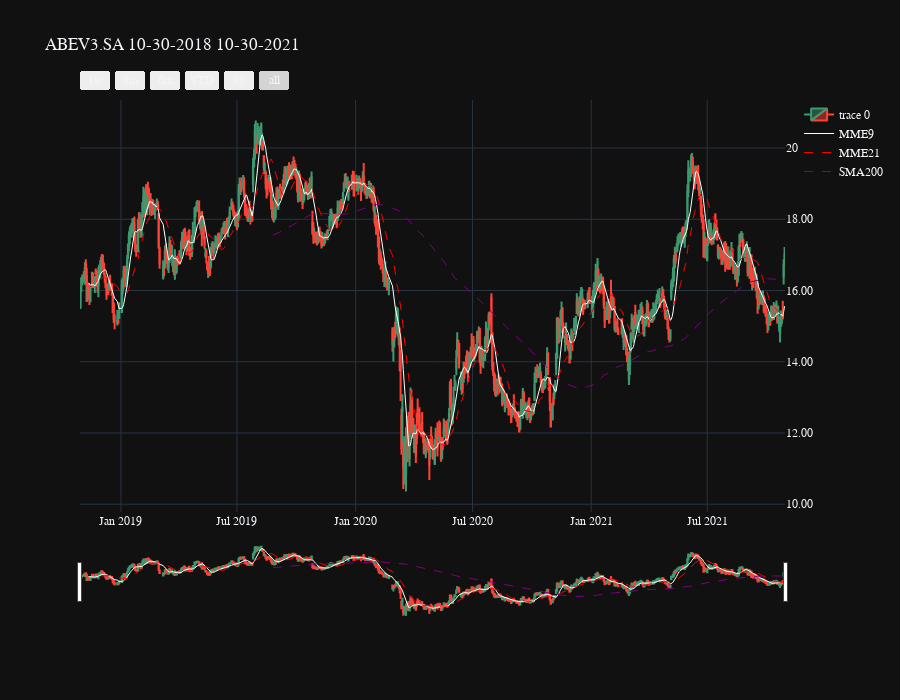
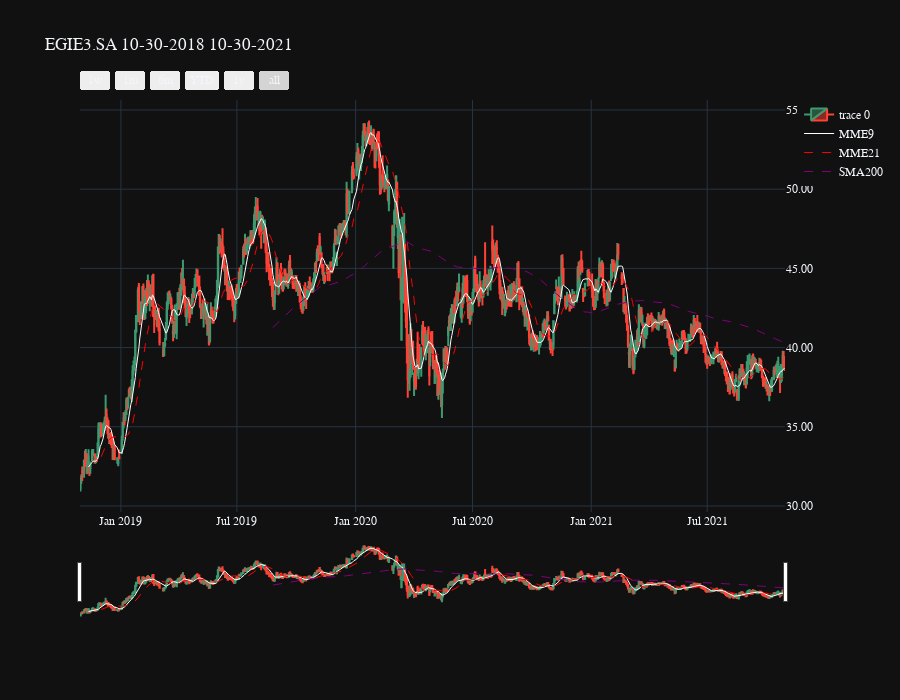
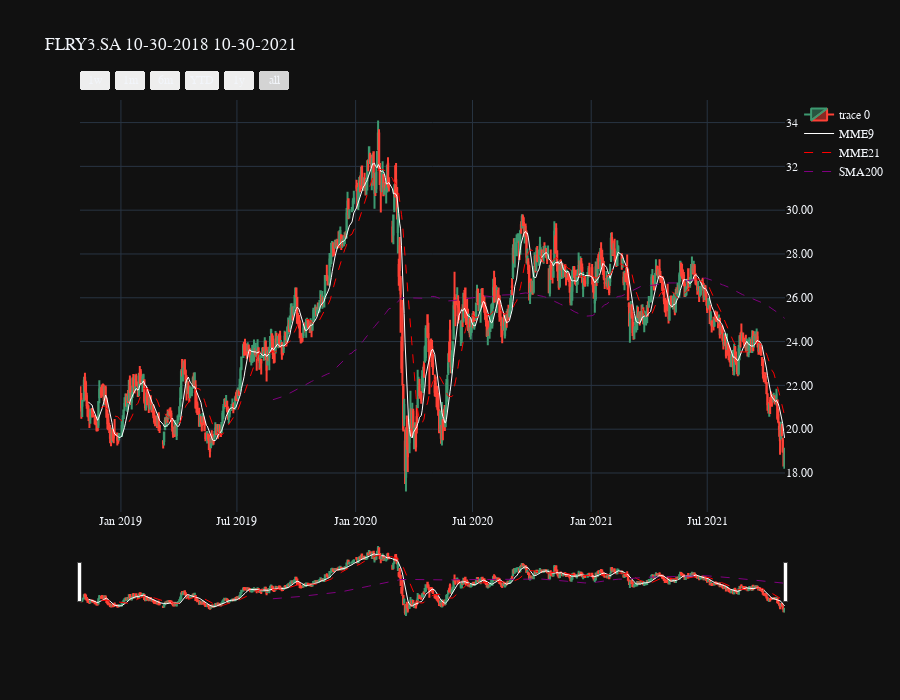
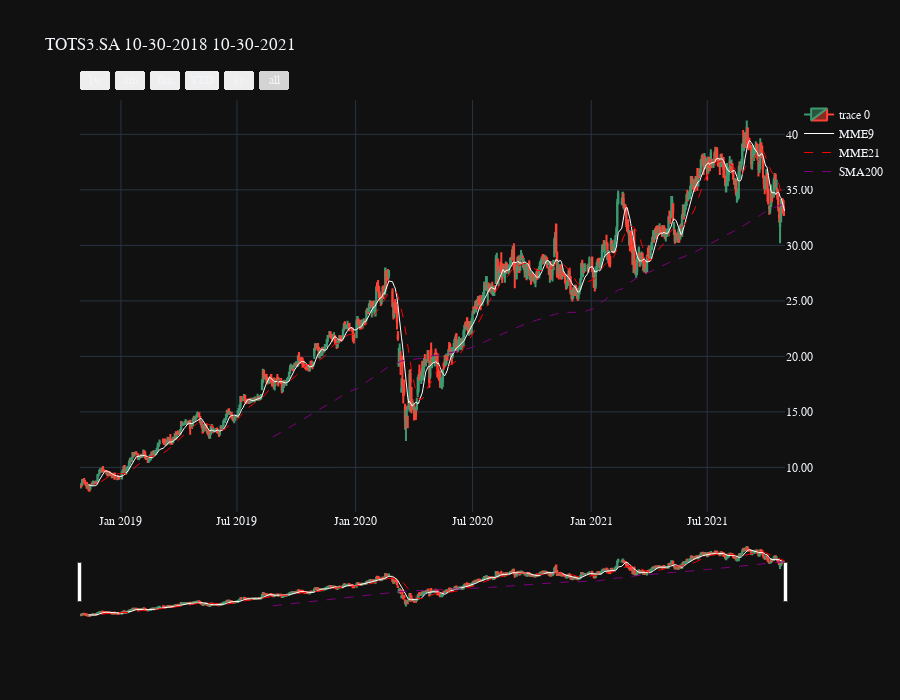

Notebook cell for these charts, in order:
### Code cell
from IPython.core.display import display, HTML

import plotly.graph_objects as go
from plotly.offline import plot

import pandas as pd
from pandas_datareader import data as web 


from datetime import datetime, date, timedelta
from dateutil.relativedelta import relativedelta

from matplotlib import dates as mdates
import matplotlib.pyplot as plt
import matplotlib.dates as mpl_dates

import mplfinance as fplt
from mpl_finance import candlestick_ohlc

fig
df

def getEndDate(tipo, quantidade):
    
    if(tipo.lower()=="m"):
        data_fim = datetime.today() - relativedelta(months=int(quantidade))      
    

    return data_fim.strftime('%m-%d-%Y')

def getData(acao,start, end):
    df = web.DataReader(f'{acao}', data_source='yahoo', start=start, end=end)

    df.reset_index(inplace=True,drop=False)
    
    df['MA9'] = df.Close.rolling(9).mean()
    df['MA21'] = df.Close.rolling(21).mean()
    df['MA200'] = df.Close.rolling(200).mean()
    
    df["MME9"] = df["Adj Close"].ewm(span=9, min_periods=9).mean()
    df["MME21"] = df["Adj Close"].ewm(span=21, min_periods=21).mean()

#    display(df)
    
    return df
    

def plotaCandleStickPlotLy(acao, start, end):
        
        df = getData(acao, start, end)
        
    
        fig = go.FigureWidget(data=[go.Candlestick(x=df['Date'],
                        open=df['Open'],
                        high=df['High'],
                        low=df['Low'],
                        close=df['Close']),
                        go.Scatter(name="MME9", x=df.Date, y=df.MA9, line=dict(color='white', width=1 )),
                        go.Scatter(name="MME21",x=df.Date, y=df.MA21, line=dict(color='red', width=1, dash="dash")),
                        go.Scatter(name="SMA200",x=df.Date, y=df.MA200, line=dict(color='purple', width=1, dash="dash"))
                             ]                       
                       )
        
        fig.update_xaxes(
            rangebreaks=[
                dict(bounds=["sat", "mon"]), #hide weekends                
            ]
        )
        
        fig.update_layout(
            xaxis=dict(
                rangeselector=dict(
                    buttons=list([
                         dict(count=7,
                             label="1w",
                             step="day",
                             stepmode="backward"),
                        dict(count=1,
                             label="1m",
                             step="month",
                             stepmode="backward"),
                        dict(count=6,
                             label="6m",
                             step="month",
                             stepmode="backward"),
                        dict(count=1,
                             label="YTD",
                             step="year",
                             stepmode="todate"),
                        dict(count=1,
                             label="1y",
                             step="year",
                             stepmode="backward"),
                        dict(step="all")
                    ])
                ),
                rangeslider=dict(
                    visible= True 
                ),
                type="date"
            ),
#             paper_bgcolor="LightSteelBlue",
            height=700,
#             font_color="navy",  
            template="plotly_dark",
            title=f'{acao} {start} {end}',
            font_family="Arial Black",                      
            legend_title_font_color="green",
            yaxis = dict(fixedrange = False,autorange= True, side="right", tickformat = ".2f"),         
        )
     
        fig.update_layout(hoverdistance=10)
        fig.update_layout(hovermode="x")
        
        
        fig.show()
        
def plotaCandleStickPlotLyOffline(acao, start, end):
    
        df = getData(acao, start, end)
        
        o = df['Open'].astype(float)
        h = df['High'].astype(float)
        l = df['Low'].astype(float)
        c = df['Close'].astype(float)
        
        trace = go.Candlestick(
                    x=df['Date'],
                    open=o,
                    high=h,
                    low=l,
                    close=c
                    )
        data = [trace]

        plot(data, filename=f'{acao}_{start}_{end}.html')


        
def zoom(layout, xrange):
    print("zooming")
    in_view = df.loc[fig.layout.xaxis.range[0]:fig.layout.xaxis.range[1]]
    fig.layout.yaxis.range = [in_view.High.min() - 10, in_view.High.max() + 10]
    fig.update_layout(title = "olá mundo")
        


display(HTML("<style>.container { width:100% !important; }</style>"))

end = date.today().strftime('%m-%d-%Y')

start = getEndDate("m", 36)

stocks = ["AAPL"]

for stock in stocks:
    plotaCandleStickPlotLy(stock, start, end)

### Figure 1 — Plotly figure (JSON) as saved in the notebook; plotly's stock layout.template omitted (floating-point values rounded to 4 significant figures; data arrays with more than 128 entries replaced by an {"elided": "..."} marker saying what was removed)
{"data": [{"close": {"elided": "738 float values"}, "high": {"elided": "738 float values"}, "low": {"elided": "738 float values"}, "open": {"elided": "738 float values"}, "type": "candlestick", "uid": "3a8e29b7-e46f-42eb-8cda-30fa0b3b8473", "x": {"elided": "738 str values"}}, {"line": {"color": "white", "width": 1}, "name": "MME9", "type": "scatter", "uid": "f8bb5914-7632-4857-a510-e8bb7c0b870d", "x": {"elided": "738 str values"}, "y": {"elided": "738 float values"}}, {"line": {"color": "red", "dash": "dash", "width": 1}, "name": "MME21", "type": "scatter", "uid": "7296406a-8144-4615-b393-ec9507ee78d7", "x": {"elided": "738 str values"}, "y": {"elided": "738 float values"}}, {"line": {"color": "purple", "dash": "dash", "width": 1}, "name": "SMA200", "type": "scatter", "uid": "2879f0ab-edf5-4d7a-a979-f46ec7b44c34", "x": {"elided": "738 str values"}, "y": {"elided": "738 float values"}}], "layout": {"font": {"family": "Arial Black"}, "height": 700, "hoverdistance": 10, "hovermode": "x", "legend": {"title": {"font": {"color": "green"}}}, "title": {"text": "ABEV3.SA 10-30-2018 10-30-2021"}, "xaxis": {"rangebreaks": [{"bounds": ["sat", "mon"]}], "rangeselector": {"buttons": [{"count": 7, "label": "1w", "step": "day", "stepmode": "backward"}, {"count": 1, "label": "1m", "step": "month", "stepmode": "backward"}, {"count": 6, "label": "6m", "step": "month", "stepmode": "backward"}, {"count": 1, "label": "YTD", "step": "year", "stepmode": "todate"}, {"count": 1, "label": "1y", "step": "year", "stepmode": "backward"}, {"step": "all"}]}, "rangeslider": {"visible": true}, "type": "date"}, "yaxis": {"autorange": true, "fixedrange": false, "side": "right", "tickformat": ".2f"}}}

### Figure 2 — Plotly figure (JSON) as saved in the notebook; plotly's stock layout.template omitted (floating-point values rounded to 4 significant figures; data arrays with more than 128 entries replaced by an {"elided": "..."} marker saying what was removed)
{"data": [{"close": {"elided": "738 float values"}, "high": {"elided": "738 float values"}, "low": {"elided": "738 float values"}, "open": {"elided": "738 float values"}, "type": "candlestick", "uid": "2cb27f29-c475-45f2-a1ac-f953e8c99e65", "x": {"elided": "738 str values"}}, {"line": {"color": "white", "width": 1}, "name": "MME9", "type": "scatter", "uid": "705aef48-d836-4727-b232-71e2ef1fb5da", "x": {"elided": "738 str values"}, "y": {"elided": "738 float values"}}, {"line": {"color": "red", "dash": "dash", "width": 1}, "name": "MME21", "type": "scatter", "uid": "575a87c3-87be-4ad3-86c3-217ff88adb78", "x": {"elided": "738 str values"}, "y": {"elided": "738 float values"}}, {"line": {"color": "purple", "dash": "dash", "width": 1}, "name": "SMA200", "type": "scatter", "uid": "d22d4c35-12d7-4544-808c-ddece4337aca", "x": {"elided": "738 str values"}, "y": {"elided": "738 float values"}}], "layout": {"font": {"family": "Arial Black"}, "height": 700, "hoverdistance": 10, "hovermode": "x", "legend": {"title": {"font": {"color": "green"}}}, "title": {"text": "EGIE3.SA 10-30-2018 10-30-2021"}, "xaxis": {"rangebreaks": [{"bounds": ["sat", "mon"]}], "rangeselector": {"buttons": [{"count": 7, "label": "1w", "step": "day", "stepmode": "backward"}, {"count": 1, "label": "1m", "step": "month", "stepmode": "backward"}, {"count": 6, "label": "6m", "step": "month", "stepmode": "backward"}, {"count": 1, "label": "YTD", "step": "year", "stepmode": "todate"}, {"count": 1, "label": "1y", "step": "year", "stepmode": "backward"}, {"step": "all"}]}, "rangeslider": {"visible": true}, "type": "date"}, "yaxis": {"autorange": true, "fixedrange": false, "side": "right", "tickformat": ".2f"}}}

### Figure 3 — Plotly figure (JSON) as saved in the notebook; plotly's stock layout.template omitted (floating-point values rounded to 4 significant figures; data arrays with more than 128 entries replaced by an {"elided": "..."} marker saying what was removed)
{"data": [{"close": {"elided": "738 float values"}, "high": {"elided": "738 float values"}, "low": {"elided": "738 float values"}, "open": {"elided": "738 float values"}, "type": "candlestick", "uid": "dccb6925-ed76-4653-b413-53dd1b4cdb75", "x": {"elided": "738 str values"}}, {"line": {"color": "white", "width": 1}, "name": "MME9", "type": "scatter", "uid": "754992fc-76d3-4626-9609-ff6052d509aa", "x": {"elided": "738 str values"}, "y": {"elided": "738 float values"}}, {"line": {"color": "red", "dash": "dash", "width": 1}, "name": "MME21", "type": "scatter", "uid": "0a190b1f-67fb-42be-85a5-7d1cbd8a5a2b", "x": {"elided": "738 str values"}, "y": {"elided": "738 float values"}}, {"line": {"color": "purple", "dash": "dash", "width": 1}, "name": "SMA200", "type": "scatter", "uid": "d2eb9bb4-12ea-4d15-b40c-9c9bbbd25aec", "x": {"elided": "738 str values"}, "y": {"elided": "738 float values"}}], "layout": {"font": {"family": "Arial Black"}, "height": 700, "hoverdistance": 10, "hovermode": "x", "legend": {"title": {"font": {"color": "green"}}}, "title": {"text": "FLRY3.SA 10-30-2018 10-30-2021"}, "xaxis": {"rangebreaks": [{"bounds": ["sat", "mon"]}], "rangeselector": {"buttons": [{"count": 7, "label": "1w", "step": "day", "stepmode": "backward"}, {"count": 1, "label": "1m", "step": "month", "stepmode": "backward"}, {"count": 6, "label": "6m", "step": "month", "stepmode": "backward"}, {"count": 1, "label": "YTD", "step": "year", "stepmode": "todate"}, {"count": 1, "label": "1y", "step": "year", "stepmode": "backward"}, {"step": "all"}]}, "rangeslider": {"visible": true}, "type": "date"}, "yaxis": {"autorange": true, "fixedrange": false, "side": "right", "tickformat": ".2f"}}}

### Figure 4 — Plotly figure (JSON) as saved in the notebook; plotly's stock layout.template omitted (floating-point values rounded to 4 significant figures; data arrays with more than 128 entries replaced by an {"elided": "..."} marker saying what was removed)
{"data": [{"close": {"elided": "738 float values"}, "high": {"elided": "738 float values"}, "low": {"elided": "738 float values"}, "open": {"elided": "738 float values"}, "type": "candlestick", "uid": "bf556a8b-e4fd-477d-8db6-01e43739a317", "x": {"elided": "738 str values"}}, {"line": {"color": "white", "width": 1}, "name": "MME9", "type": "scatter", "uid": "b103b3e9-6806-43ab-8c17-f43ac6c9770b", "x": {"elided": "738 str values"}, "y": {"elided": "738 float values"}}, {"line": {"color": "red", "dash": "dash", "width": 1}, "name": "MME21", "type": "scatter", "uid": "8db355e1-ec00-42ff-99be-63f557534edf", "x": {"elided": "738 str values"}, "y": {"elided": "738 float values"}}, {"line": {"color": "purple", "dash": "dash", "width": 1}, "name": "SMA200", "type": "scatter", "uid": "51243a2a-ccdb-4bf3-9ca5-d824d6741194", "x": {"elided": "738 str values"}, "y": {"elided": "738 float values"}}], "layout": {"font": {"family": "Arial Black"}, "height": 700, "hoverdistance": 10, "hovermode": "x", "legend": {"title": {"font": {"color": "green"}}}, "title": {"text": "TOTS3.SA 10-30-2018 10-30-2021"}, "xaxis": {"rangebreaks": [{"bounds": ["sat", "mon"]}], "rangeselector": {"buttons": [{"count": 7, "label": "1w", "step": "day", "stepmode": "backward"}, {"count": 1, "label": "1m", "step": "month", "stepmode": "backward"}, {"count": 6, "label": "6m", "step": "month", "stepmode": "backward"}, {"count": 1, "label": "YTD", "step": "year", "stepmode": "todate"}, {"count": 1, "label": "1y", "step": "year", "stepmode": "backward"}, {"step": "all"}]}, "rangeslider": {"visible": true}, "type": "date"}, "yaxis": {"autorange": true, "fixedrange": false, "side": "right", "tickformat": ".2f"}}}
